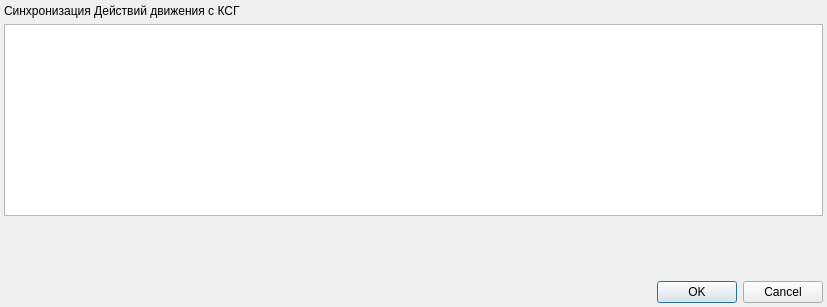
<?xml version="1.0" encoding="UTF-8"?>
<ui version="4.0">
 <class>SyncCSGDialog</class>
 <widget class="QDialog" name="SyncCSGDialog">
  <property name="geometry">
   <rect>
    <x>0</x>
    <y>0</y>
    <width>827</width>
    <height>307</height>
   </rect>
  </property>
  <property name="windowTitle">
   <string>Синхронизация Действий движения с КСГ</string>
  </property>
  <layout class="QGridLayout" name="gridLayout">
   <property name="leftMargin">
    <number>4</number>
   </property>
   <property name="topMargin">
    <number>4</number>
   </property>
   <property name="rightMargin">
    <number>4</number>
   </property>
   <property name="bottomMargin">
    <number>4</number>
   </property>
   <item row="2" column="0" colspan="3">
    <widget class="CTableView" name="tblActions"/>
   </item>
   <item row="3" column="1">
    <spacer name="verticalSpacer">
     <property name="orientation">
      <enum>Qt::Vertical</enum>
     </property>
     <property name="sizeHint" stdset="0">
      <size>
       <width>0</width>
       <height>0</height>
      </size>
     </property>
    </spacer>
   </item>
   <item row="1" column="0" colspan="3">
    <widget class="QLabel" name="lblInfo">
     <property name="text">
      <string>Синхронизация Действий движения с КСГ</string>
     </property>
    </widget>
   </item>
   <item row="5" column="0" colspan="3">
    <widget class="QDialogButtonBox" name="buttonBox">
     <property name="orientation">
      <enum>Qt::Horizontal</enum>
     </property>
     <property name="standardButtons">
      <set>QDialogButtonBox::Cancel|QDialogButtonBox::Ok</set>
     </property>
    </widget>
   </item>
  </layout>
 </widget>
 <customwidgets>
  <customwidget>
   <class>CTableView</class>
   <extends>QTableView</extends>
   <header>library/TableView.h</header>
  </customwidget>
 </customwidgets>
 <tabstops>
  <tabstop>buttonBox</tabstop>
 </tabstops>
 <resources/>
 <connections>
  <connection>
   <sender>buttonBox</sender>
   <signal>accepted()</signal>
   <receiver>SyncCSGDialog</receiver>
   <slot>accept()</slot>
   <hints>
    <hint type="sourcelabel">
     <x>256</x>
     <y>404</y>
    </hint>
    <hint type="destinationlabel">
     <x>157</x>
     <y>153</y>
    </hint>
   </hints>
  </connection>
  <connection>
   <sender>buttonBox</sender>
   <signal>rejected()</signal>
   <receiver>SyncCSGDialog</receiver>
   <slot>reject()</slot>
   <hints>
    <hint type="sourcelabel">
     <x>324</x>
     <y>404</y>
    </hint>
    <hint type="destinationlabel">
     <x>286</x>
     <y>153</y>
    </hint>
   </hints>
  </connection>
 </connections>
</ui>
